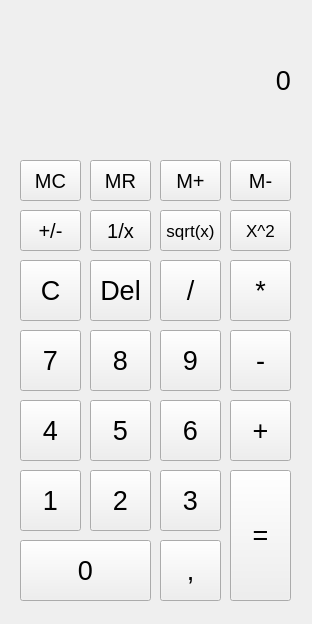
<?xml version="1.0" encoding="UTF-8"?>
<ui version="4.0">
 <class>MainWindow</class>
 <widget class="QMainWindow" name="MainWindow">
  <property name="enabled">
   <bool>true</bool>
  </property>
  <property name="geometry">
   <rect>
    <x>0</x>
    <y>0</y>
    <width>312</width>
    <height>624</height>
   </rect>
  </property>
  <property name="sizePolicy">
   <sizepolicy hsizetype="Fixed" vsizetype="Fixed">
    <horstretch>0</horstretch>
    <verstretch>0</verstretch>
   </sizepolicy>
  </property>
  <property name="minimumSize">
   <size>
    <width>312</width>
    <height>624</height>
   </size>
  </property>
  <property name="maximumSize">
   <size>
    <width>312</width>
    <height>624</height>
   </size>
  </property>
  <property name="font">
   <font>
    <pointsize>20</pointsize>
   </font>
  </property>
  <property name="windowTitle">
   <string>Калькулятор?</string>
  </property>
  <widget class="QWidget" name="centralwidget">
   <widget class="QPushButton" name="btn_0">
    <property name="geometry">
     <rect>
      <x>20</x>
      <y>540</y>
      <width>131</width>
      <height>61</height>
     </rect>
    </property>
    <property name="text">
     <string>0</string>
    </property>
   </widget>
   <widget class="QPushButton" name="btn_2">
    <property name="geometry">
     <rect>
      <x>90</x>
      <y>470</y>
      <width>61</width>
      <height>61</height>
     </rect>
    </property>
    <property name="text">
     <string>2</string>
    </property>
   </widget>
   <widget class="QPushButton" name="btn_1">
    <property name="geometry">
     <rect>
      <x>20</x>
      <y>470</y>
      <width>61</width>
      <height>61</height>
     </rect>
    </property>
    <property name="text">
     <string>1</string>
    </property>
   </widget>
   <widget class="QPushButton" name="btn_result">
    <property name="geometry">
     <rect>
      <x>230</x>
      <y>470</y>
      <width>61</width>
      <height>131</height>
     </rect>
    </property>
    <property name="text">
     <string>=</string>
    </property>
   </widget>
   <widget class="QPushButton" name="btn_3">
    <property name="geometry">
     <rect>
      <x>160</x>
      <y>470</y>
      <width>61</width>
      <height>61</height>
     </rect>
    </property>
    <property name="text">
     <string>3</string>
    </property>
   </widget>
   <widget class="QPushButton" name="btn_point">
    <property name="geometry">
     <rect>
      <x>160</x>
      <y>540</y>
      <width>61</width>
      <height>61</height>
     </rect>
    </property>
    <property name="text">
     <string>,</string>
    </property>
   </widget>
   <widget class="QPushButton" name="btn_8">
    <property name="geometry">
     <rect>
      <x>90</x>
      <y>330</y>
      <width>61</width>
      <height>61</height>
     </rect>
    </property>
    <property name="text">
     <string>8</string>
    </property>
   </widget>
   <widget class="QPushButton" name="btn_6">
    <property name="geometry">
     <rect>
      <x>160</x>
      <y>400</y>
      <width>61</width>
      <height>61</height>
     </rect>
    </property>
    <property name="text">
     <string>6</string>
    </property>
   </widget>
   <widget class="QPushButton" name="btn_minus">
    <property name="geometry">
     <rect>
      <x>230</x>
      <y>330</y>
      <width>61</width>
      <height>61</height>
     </rect>
    </property>
    <property name="text">
     <string>-</string>
    </property>
   </widget>
   <widget class="QPushButton" name="btn_9">
    <property name="geometry">
     <rect>
      <x>160</x>
      <y>330</y>
      <width>61</width>
      <height>61</height>
     </rect>
    </property>
    <property name="text">
     <string>9</string>
    </property>
   </widget>
   <widget class="QPushButton" name="btn_plus">
    <property name="geometry">
     <rect>
      <x>230</x>
      <y>400</y>
      <width>61</width>
      <height>61</height>
     </rect>
    </property>
    <property name="text">
     <string>+</string>
    </property>
   </widget>
   <widget class="QPushButton" name="btn_5">
    <property name="geometry">
     <rect>
      <x>90</x>
      <y>400</y>
      <width>61</width>
      <height>61</height>
     </rect>
    </property>
    <property name="text">
     <string>5</string>
    </property>
   </widget>
   <widget class="QPushButton" name="btn_7">
    <property name="geometry">
     <rect>
      <x>20</x>
      <y>330</y>
      <width>61</width>
      <height>61</height>
     </rect>
    </property>
    <property name="text">
     <string>7</string>
    </property>
   </widget>
   <widget class="QPushButton" name="btn_4">
    <property name="geometry">
     <rect>
      <x>20</x>
      <y>400</y>
      <width>61</width>
      <height>61</height>
     </rect>
    </property>
    <property name="text">
     <string>4</string>
    </property>
   </widget>
   <widget class="QPushButton" name="btn_delete">
    <property name="geometry">
     <rect>
      <x>90</x>
      <y>260</y>
      <width>61</width>
      <height>61</height>
     </rect>
    </property>
    <property name="text">
     <string>Del</string>
    </property>
   </widget>
   <widget class="QPushButton" name="btn_divide">
    <property name="geometry">
     <rect>
      <x>160</x>
      <y>260</y>
      <width>61</width>
      <height>61</height>
     </rect>
    </property>
    <property name="text">
     <string>/</string>
    </property>
   </widget>
   <widget class="QPushButton" name="btn_clear">
    <property name="geometry">
     <rect>
      <x>20</x>
      <y>260</y>
      <width>61</width>
      <height>61</height>
     </rect>
    </property>
    <property name="text">
     <string>C</string>
    </property>
   </widget>
   <widget class="QPushButton" name="btn_mult">
    <property name="geometry">
     <rect>
      <x>230</x>
      <y>260</y>
      <width>61</width>
      <height>61</height>
     </rect>
    </property>
    <property name="text">
     <string>*</string>
    </property>
   </widget>
   <widget class="QLabel" name="lbl_main">
    <property name="geometry">
     <rect>
      <x>20</x>
      <y>10</y>
      <width>271</width>
      <height>141</height>
     </rect>
    </property>
    <property name="text">
     <string>0</string>
    </property>
    <property name="alignment">
     <set>Qt::AlignRight|Qt::AlignTrailing|Qt::AlignVCenter</set>
    </property>
   </widget>
   <widget class="QPushButton" name="btn_werewolf">
    <property name="geometry">
     <rect>
      <x>90</x>
      <y>210</y>
      <width>61</width>
      <height>41</height>
     </rect>
    </property>
    <property name="font">
     <font>
      <pointsize>15</pointsize>
     </font>
    </property>
    <property name="text">
     <string>1/x</string>
    </property>
   </widget>
   <widget class="QPushButton" name="btn_sqrt">
    <property name="geometry">
     <rect>
      <x>160</x>
      <y>210</y>
      <width>61</width>
      <height>41</height>
     </rect>
    </property>
    <property name="font">
     <font>
      <pointsize>13</pointsize>
     </font>
    </property>
    <property name="text">
     <string>sqrt(x)</string>
    </property>
   </widget>
   <widget class="QPushButton" name="btn_swap">
    <property name="geometry">
     <rect>
      <x>20</x>
      <y>210</y>
      <width>61</width>
      <height>41</height>
     </rect>
    </property>
    <property name="font">
     <font>
      <pointsize>15</pointsize>
     </font>
    </property>
    <property name="text">
     <string>+/-</string>
    </property>
   </widget>
   <widget class="QPushButton" name="btn_mc">
    <property name="geometry">
     <rect>
      <x>20</x>
      <y>160</y>
      <width>61</width>
      <height>41</height>
     </rect>
    </property>
    <property name="font">
     <font>
      <pointsize>15</pointsize>
     </font>
    </property>
    <property name="text">
     <string>MC</string>
    </property>
   </widget>
   <widget class="QPushButton" name="btn_mr">
    <property name="geometry">
     <rect>
      <x>90</x>
      <y>160</y>
      <width>61</width>
      <height>41</height>
     </rect>
    </property>
    <property name="font">
     <font>
      <pointsize>15</pointsize>
     </font>
    </property>
    <property name="text">
     <string>MR</string>
    </property>
   </widget>
   <widget class="QPushButton" name="btn_m_plus">
    <property name="geometry">
     <rect>
      <x>160</x>
      <y>160</y>
      <width>61</width>
      <height>41</height>
     </rect>
    </property>
    <property name="font">
     <font>
      <pointsize>15</pointsize>
     </font>
    </property>
    <property name="text">
     <string>M+</string>
    </property>
   </widget>
   <widget class="QPushButton" name="btn_m_minus">
    <property name="geometry">
     <rect>
      <x>230</x>
      <y>160</y>
      <width>61</width>
      <height>41</height>
     </rect>
    </property>
    <property name="font">
     <font>
      <pointsize>15</pointsize>
     </font>
    </property>
    <property name="text">
     <string>M-</string>
    </property>
   </widget>
   <widget class="QPushButton" name="btn_pow2">
    <property name="geometry">
     <rect>
      <x>230</x>
      <y>210</y>
      <width>61</width>
      <height>41</height>
     </rect>
    </property>
    <property name="font">
     <font>
      <pointsize>13</pointsize>
     </font>
    </property>
    <property name="text">
     <string>X^2</string>
    </property>
   </widget>
  </widget>
 </widget>
 <resources/>
 <connections/>
</ui>
